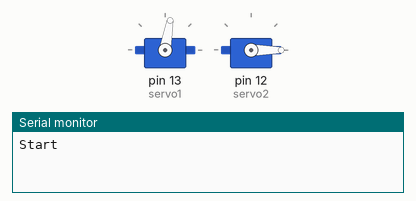
A sketch run on a simulated Arduino Uno, built with avr-gcc and run on an emulated ATmega328P. Parts: 2 × servo, the last lines printed to the serial monitor. Random numbers use the default seed unless the sketch sets one.

Above: at 0.1 s.
At 14.1 s:
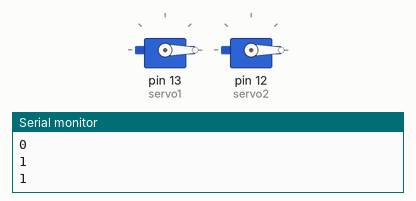
At 37.1 s:
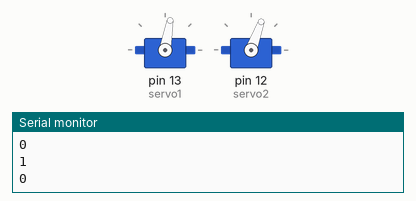
Timing chart, 0 to 40.0 s (numbered marks = the images above):
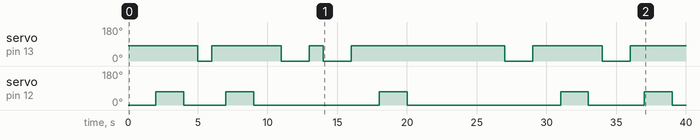

The sketch:

od_reaction_experiment.ino
```cpp
#include<Servo.h>

Servo servo1;
Servo servo2;
int c = 0;

void setup(void){
  servo1.attach(13);
  servo2.attach(12);
  servo1.write(80);
  servo2.write(0);


  Serial.begin(9600);
  Serial.println("Start");
}

void loop(void){

  int startDelayRand = random(1, 3);
  Serial.println("start delay: " + startDelayRand*1000);
  delay(startDelayRand*1000);


  int servoRand = random(10);
  if (servoRand < 5) {
    servo1.write(0);
    servo2.write(0);
    Serial.println("1");
  } else {
    servo1.write(80);
    servo2.write(70);
    Serial.println("0");
  }

  int endDelayRand = random(1, 3);
  Serial.println("end delay: " + endDelayRand*1000);
  delay(endDelayRand*1000);


  servo1.write(80);
  servo2.write(0);


  c++;
  if (c > 5) {
  delay(6000);
  c = 0;
}


}
```

Measured:
- by itself, servo on pin 13 (servo1): 80° → 0° at 5.0 s, → 80° 1.0 s later, → 0° 5.0 s later, → 80° 2.0 s later, … (10 changes in this stretch)
- by itself, servo on pin 12 (servo2): 0° → 70° at 2.0 s, → 0° 2.0 s later, → 70° 3.0 s later, → 0° 2.0 s later, … (10 changes in this stretch)
